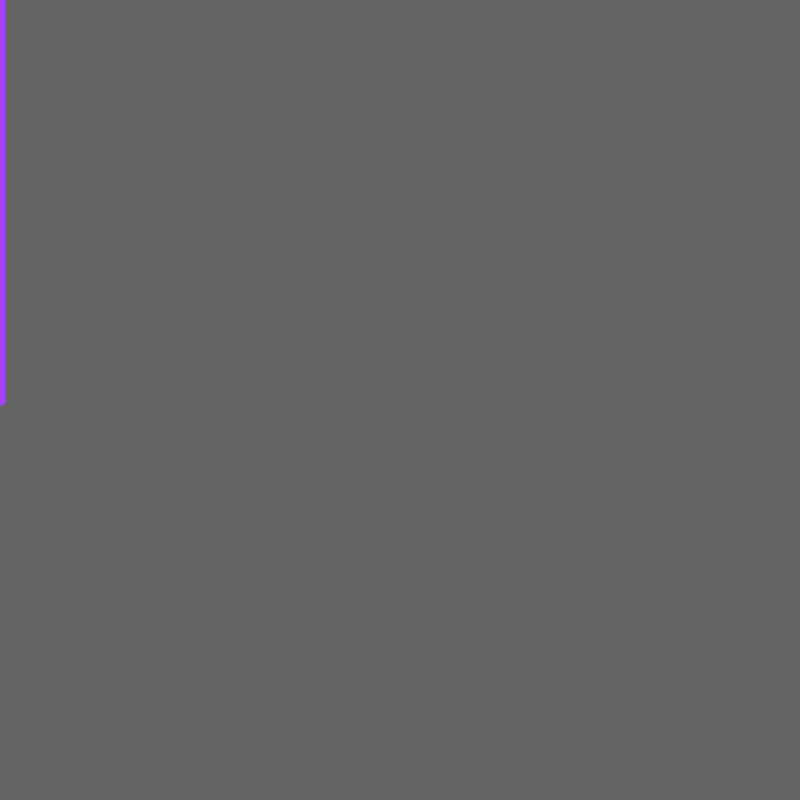
Frame 1 (no input)
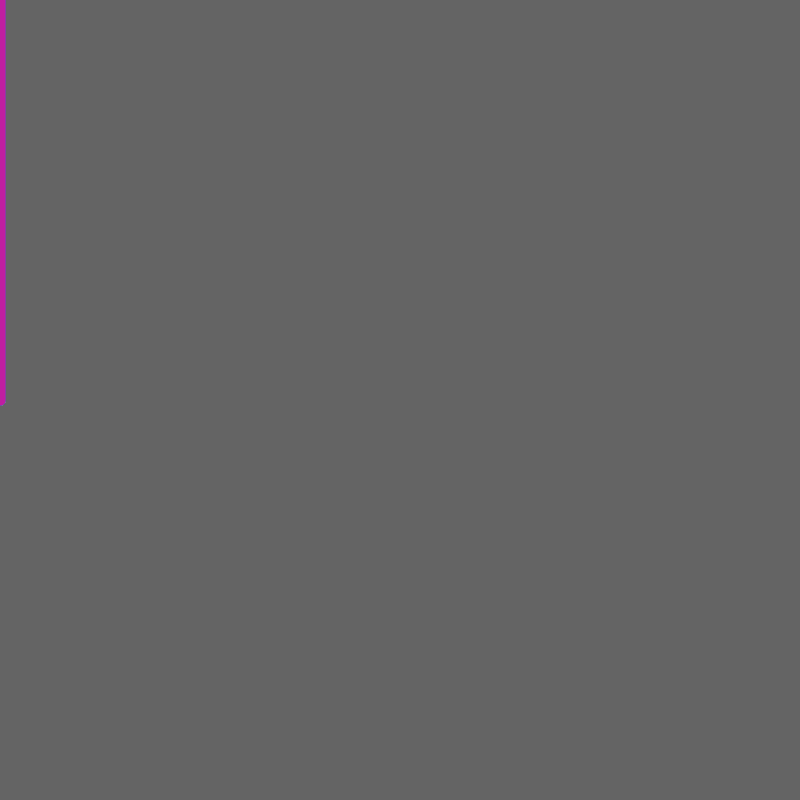
Frame 60 (the mouse pressed at the canvas centre just before this capture)
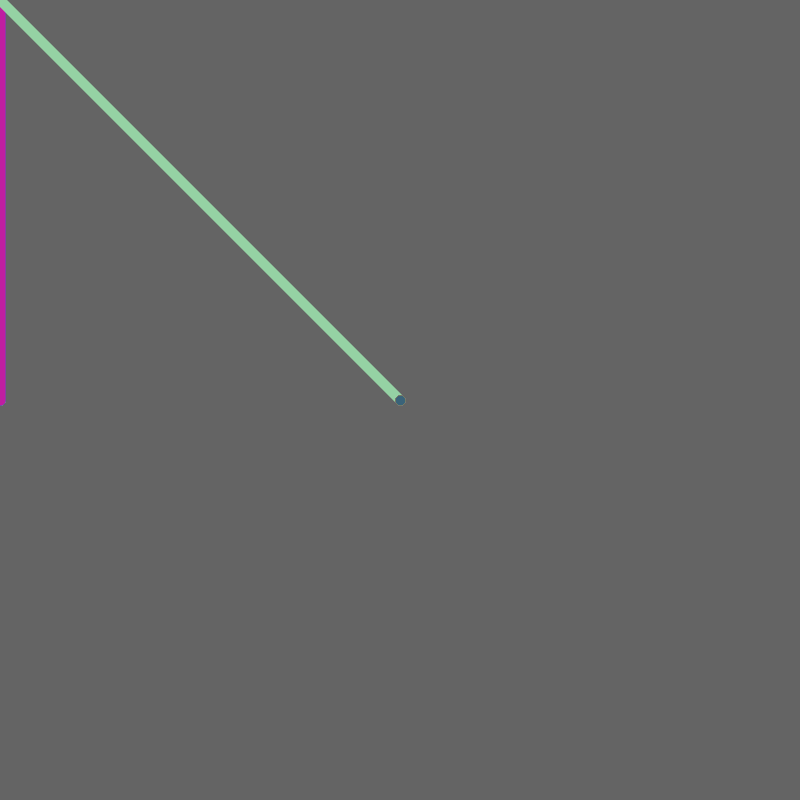
Frame 120 (the mouse held since frame 60 and released just before this capture)

The Processing sketch that drew these frames (run headless with seeded random() and noise(); from frame 60 on, the mouse is pressed at the canvas centre):

// Processing sketch: processing_42055
// ── processing_42055.pde

void setup() {
  size (800, 800);
  background (100);
  smooth ();
}
void draw () {
  stroke (random(255), random(255), random(255));
  strokeWeight (10);
  line (mouseX,400, pmouseX, pmouseY);
}


                
                
